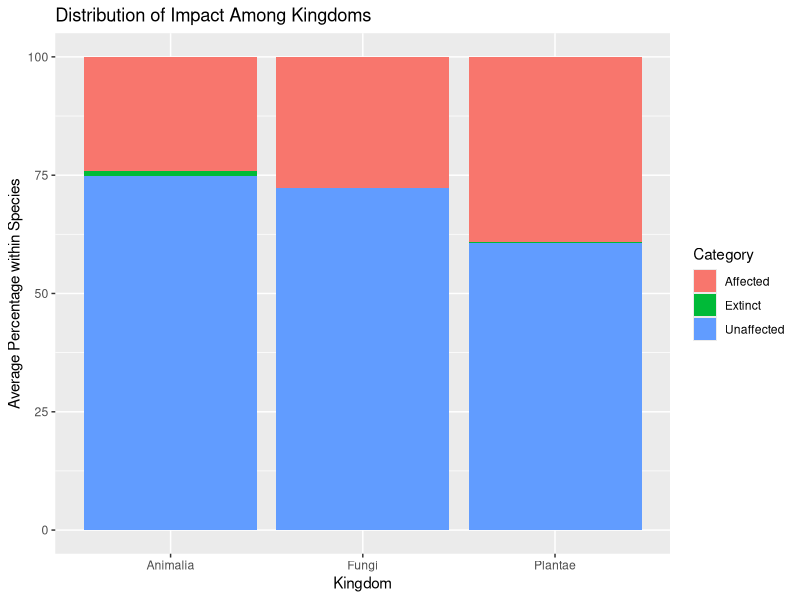

Here is the R script that generated this plot:
## ---- chunk 1
library(tidyverse)
library(ggplot2)
library(readr)
## ---- chunk 2
raw_data  <- read_csv("dependencies/SpeciesByKingdomAndClass.csv")
## ---- chunk 3

kingdoms <- c("Animalia", "Chromista", "Fungi", "Plantae") # list kingdoms in the order they appear in

kingdom_data  <- raw_data %>%
  mutate(
    ClassChange = Name < lag(Name),     # create column that says TRUE when a change appears (new kingdom)
    ClassChange = replace_na(ClassChange, TRUE),       # replaces NA in 1st observation with TRUE
    AllKingdom = ifelse(ClassChange == TRUE, kingdoms[cumsum(ClassChange)], NA)
  ) %>%
  fill(AllKingdom, .direction = "down") %>%      # fills the NAs with the value
  mutate(
    Kingdom = if_else(Name == "Total", NA, AllKingdom)
    ) %>%
  select(!c("ClassChange","AllKingdom"))     # removes the ClassChange & AllKingdom column 

## ---- chunk 4

manipulated_data <- kingdom_data %>%
  select(!("CR(PE)":"Subtotal (EX+EW+ CR(PE)+CR(PEW))")) %>%  # removes columns
  rowwise() %>%
  mutate( 
    NearThreatened = sum(c_across("LR/cd":"NT or LR/nt"))  # combines columns
        ) %>%
  select(!("LR/cd":"NT or LR/nt")   # removes columns
         ) %>%
  rename(
    "Extinct" = "EX",
    "ExtinctWild" = "EW",
    "CriticallyEndangered" = "CR",
    "Endangered" = "EN",
    "Vulnerable" = "VU",
    "LowRisk" = "LC or LR/lc",
    "DataDeficient" = "DD"
    ) %>%
  select(`Name`,`Kingdom`,`Extinct`:`Subtotal (threatened spp.)`, `NearThreatened`, `LowRisk`:`Total`)     # changes column order

## ---- chunk 5

data_table <- manipulated_data %>%
  filter ( Total > 1000 ) %>%
  transmute(
    `Name`,
    `Kingdom`,
    across(c(`Extinct`:`Total`), ~round ( .x / Total * 100, 2), .names = "{.col} [%]")
    )

## ---- chunk 6

data_table %>%
  rowwise() %>%
  mutate(
    `Unaffected [%]` = sum(c_across(`NearThreatened [%]`:`DataDeficient [%]`))
  ) %>%
  group_by(Kingdom) %>%
  summarise(
    Extinct = mean(`Subtotal (EX+EW) [%]`),
    Affected = mean(`Subtotal (threatened spp.) [%]`),
    Unaffected = mean(`Unaffected [%]`)
  ) %>%
  pivot_longer(
    cols = c(Extinct, Affected, Unaffected),
    names_to = "Category",
    values_to = "Percentage"
  ) %>%
  filter(!is.na(Kingdom)) %>%
  ggplot() +
   geom_bar(aes( x = Kingdom, y = Percentage, fill = Category), stat = "identity", position = "stack") +
  ggtitle("Distribution of Impact Among Kingdoms") +
  xlab("Kingdom") +
  ylab("Average Percentage within Species")
  
